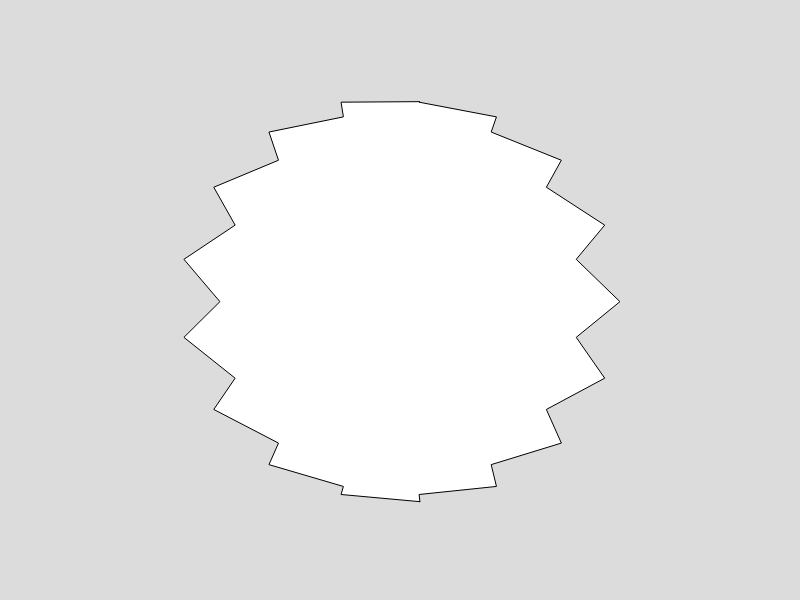
Frame 1 (no input)
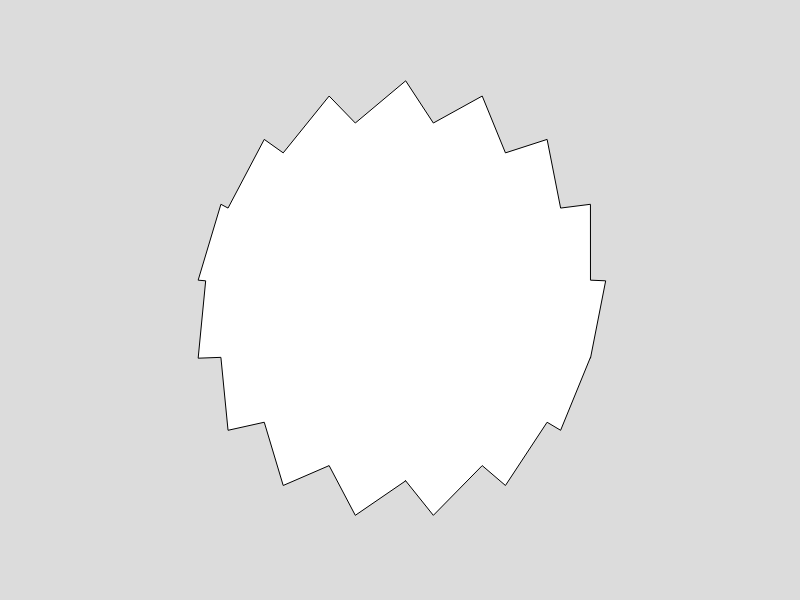
Frame 60 (no input)
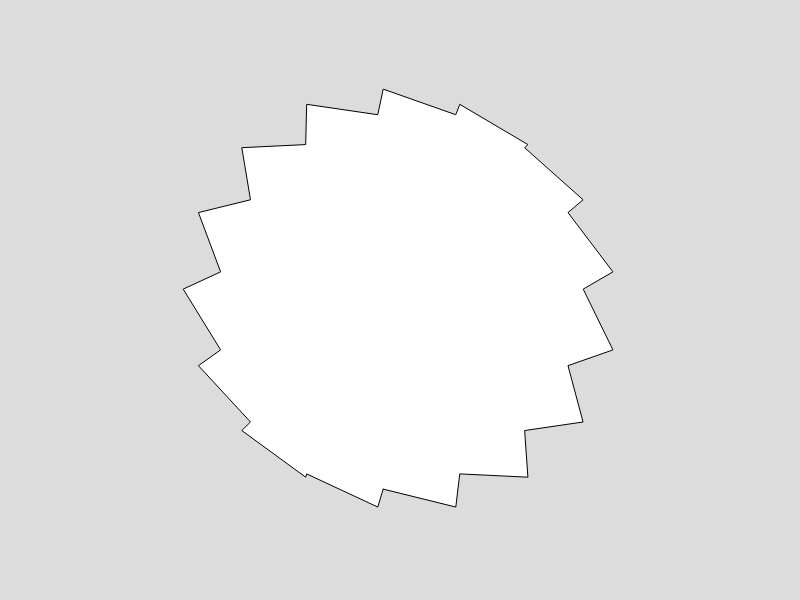
Frame 120 (the mouse pressed at the canvas centre since frame 60)

The p5.js sketch that drew these frames (run headless with seeded random() and noise() and a simulated clock; from frame 60 on, the mouse is pressed at the canvas centre):

// p5.js sketch
// ── sketch.js
const vertices = 32;
function setup() {
    createCanvas(800, 600);
}

function draw() {
    background(220);
    beginShape();
    for(let i = 0; i< vertices; i++){
        let x = Math.sin(PI *2 * i / vertices) * 200 + 400 + Math.cos(i*PI + millis() * 0.005) * 20;
        let y = Math.cos(PI *2 * i / vertices) * 200 + 300 + Math.sin(i*PI + millis() * 0.005) * 20;
        vertex(x, y);
        // circle(x, y, 10);
    }
    endShape(CLOSE);
}
